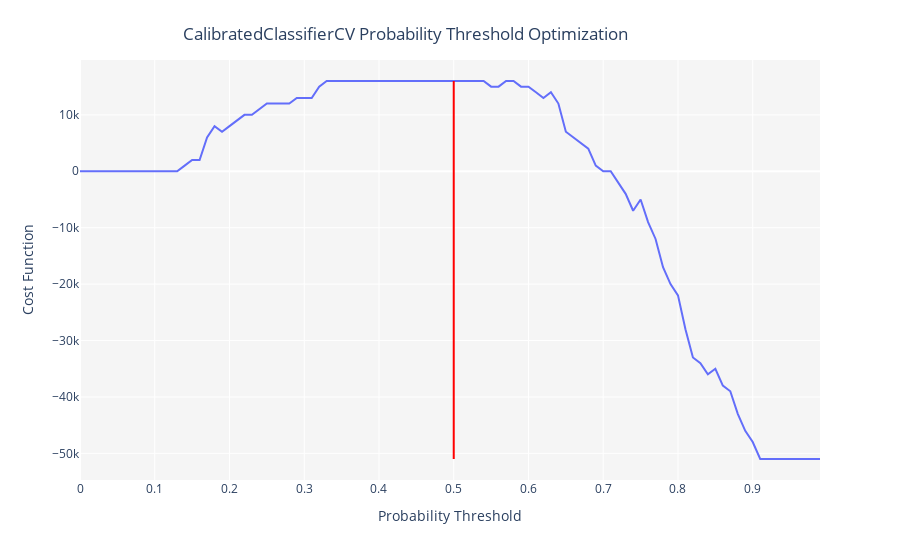

Here is the notebook cell this chart was saved with:
### Code cell
optimize_threshold(calibrated_gbc,true_negative=1000,false_negative=-1000)

### Figure 1 — Plotly figure (JSON) as saved in the notebook; plotly's stock layout.template omitted (floating-point values rounded to 4 significant figures)
{"data": [{"hoverlabel": {"namelength": 0}, "hovertemplate": "Probability Threshold=%{x}<br>Cost Function=%{y}", "legendgroup": "", "line": {"color": "#636efa", "dash": "solid", "shape": "linear"}, "mode": "lines", "name": "", "showlegend": false, "type": "scatter", "x": [0, 0.01, 0.02, 0.03, 0.04, 0.05, 0.06, 0.07, 0.08, 0.09, 0.1, 0.11, 0.12, 0.13, 0.14, 0.15, 0.16, 0.17, 0.18, 0.19, 0.2, 0.21, 0.22, 0.23, 0.24, 0.25, 0.26, 0.27, 0.28, 0.29, 0.3, 0.31, 0.32, 0.33, 0.34, 0.35, 0.36, 0.37, 0.38, 0.39, 0.4, 0.41, 0.42, 0.43, 0.44, 0.45, 0.46, 0.47, 0.48, 0.49, 0.5, 0.51, 0.52, 0.53, 0.54, 0.55, 0.56, 0.57, 0.58, 0.59, 0.6, 0.61, 0.62, 0.63, 0.64, 0.65, 0.66, 0.67, 0.68, 0.69, 0.7, 0.71, 0.72, 0.73, 0.74, 0.75, 0.76, 0.77, 0.78, 0.79, 0.8, 0.81, 0.82, 0.83, 0.84, 0.85, 0.86, 0.87, 0.88, 0.89, 0.9, 0.91, 0.92, 0.93, 0.94, 0.95, 0.96, 0.97, 0.98, 0.99], "xaxis": "x", "y": [0, 0, 0, 0, 0, 0, 0, 0, 0, 0, 0, 0, 0, 0, 1000, 2000, 2000, 6000, 8000, 7000, 8000, 9000, 10000, 10000, 11000, 12000, 12000, 12000, 12000, 13000, 13000, 13000, 15000, 16000, 16000, 16000, 16000, 16000, 16000, 16000, 16000, 16000, 16000, 16000, 16000, 16000, 16000, 16000, 16000, 16000, 16000, 16000, 16000, 16000, 16000, 15000, 15000, 16000, 16000, 15000, 15000, 14000, 13000, 14000, 12000, 7000, 6000, 5000, 4000, 1000, 0, 0, -2000, -4000, -7000, -5000, -9000, -12000, -17000, -20000, -22000, -28000, -33000, -34000, -36000, -35000, -38000, -39000, -43000, -46000, -48000, -51000, -51000, -51000, -51000, -51000, -51000, -51000, -51000, -51000], "yaxis": "y"}], "layout": {"legend": {"tracegroupgap": 0}, "margin": {"t": 60}, "plot_bgcolor": "rgb(245,245,245)", "shapes": [{"line": {"color": "red", "width": 2}, "type": "line", "x0": 0.5, "x1": 0.5, "y0": -51000, "y1": 16000}], "title": {"text": "CalibratedClassifierCV Probability Threshold Optimization", "x": 0.45, "xanchor": "center", "y": 0.95, "yanchor": "top"}, "xaxis": {"anchor": "y", "domain": [0, 1], "title": {"text": "Probability Threshold"}}, "yaxis": {"anchor": "x", "domain": [0, 1], "title": {"text": "Cost Function"}}}}
